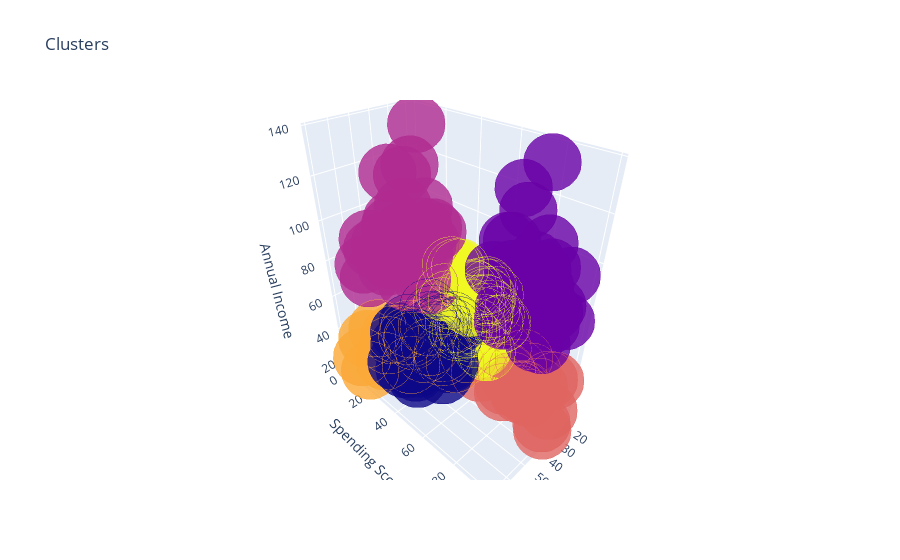

Notebook cell for this chart:
### Code cell
#3D plot
import plotly as py
import plotly.graph_objs as go
trace1 = go.Scatter3d(
    x= km_data['Age'],
    y= km_data['Spending Score (1-100)'],
    z= km_data['Annual Income (k$)'],
     mode='markers',
     marker=dict(
        color = labels3, 
        size= 20,
        line=dict(
            color= labels3,
            width= 12
        ),
        opacity=0.8
     )
)
data=[trace1]
layout = go.Layout(
    title= 'Clusters',
    scene = dict(
            xaxis = dict(title  = 'Age'),
            yaxis = dict(title  = 'Spending Score'),
            zaxis = dict(title  = 'Annual Income')
        )
)
fig = go.Figure(data=data,layout=layout)
py.offline.iplot(fig)

### Figure 1 — Plotly figure (JSON) as saved in the notebook; plotly's stock layout.template omitted (floating-point values rounded to 4 significant figures; data arrays with more than 128 entries replaced by an {"elided": "..."} marker saying what was removed)
{"data": [{"marker": {"color": {"elided": "200 int values"}, "line": {"color": {"elided": "200 int values"}, "width": 12}, "opacity": 0.8, "size": 20}, "mode": "markers", "type": "scatter3d", "x": {"elided": "200 int values"}, "y": {"elided": "200 int values"}, "z": {"elided": "200 int values"}}], "layout": {"scene": {"xaxis": {"title": {"text": "Age"}}, "yaxis": {"title": {"text": "Spending Score"}}, "zaxis": {"title": {"text": "Annual Income"}}}, "title": {"text": "Clusters"}}}
